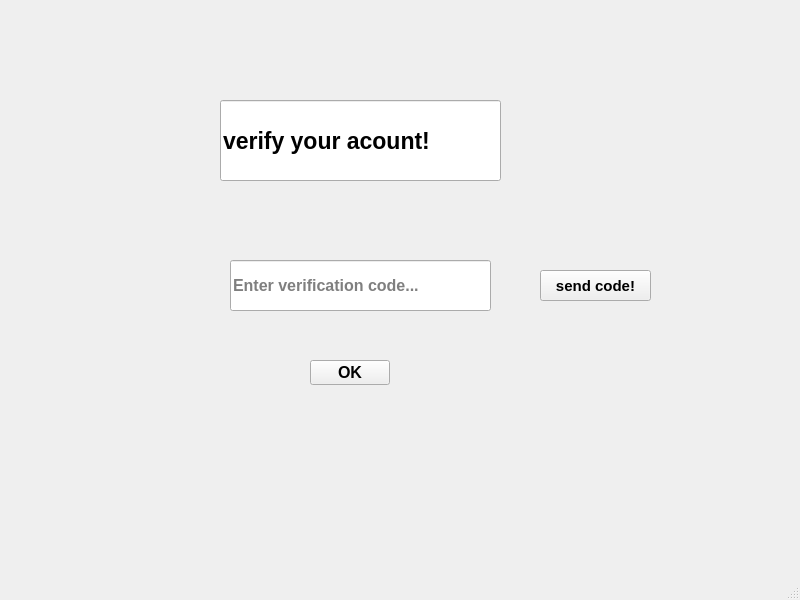
<?xml version="1.0" encoding="UTF-8"?>
<ui version="4.0">
 <class>code</class>
 <widget class="QMainWindow" name="code">
  <property name="geometry">
   <rect>
    <x>0</x>
    <y>0</y>
    <width>800</width>
    <height>600</height>
   </rect>
  </property>
  <property name="windowTitle">
   <string>MainWindow</string>
  </property>
  <property name="styleSheet">
   <string notr="true">background-image: url(:/new/prefix1/code.jpg);</string>
  </property>
  <widget class="QWidget" name="centralwidget">
   <widget class="QLineEdit" name="lineEdit">
    <property name="geometry">
     <rect>
      <x>220</x>
      <y>100</y>
      <width>281</width>
      <height>81</height>
     </rect>
    </property>
    <property name="font">
     <font>
      <pointsize>17</pointsize>
      <weight>75</weight>
      <bold>true</bold>
     </font>
    </property>
    <property name="styleSheet">
     <string notr="true">color: rgb(0, 0, 0);</string>
    </property>
    <property name="text">
     <string>verify your acount!</string>
    </property>
    <property name="readOnly">
     <bool>true</bool>
    </property>
   </widget>
   <widget class="QLineEdit" name="lineEdit_2">
    <property name="geometry">
     <rect>
      <x>230</x>
      <y>260</y>
      <width>261</width>
      <height>51</height>
     </rect>
    </property>
    <property name="font">
     <font>
      <pointsize>12</pointsize>
      <weight>75</weight>
      <bold>true</bold>
     </font>
    </property>
    <property name="styleSheet">
     <string notr="true">color: rgb(0, 0, 0);</string>
    </property>
    <property name="placeholderText">
     <string>Enter verification code...</string>
    </property>
   </widget>
   <widget class="QPushButton" name="pushButton">
    <property name="geometry">
     <rect>
      <x>310</x>
      <y>360</y>
      <width>80</width>
      <height>25</height>
     </rect>
    </property>
    <property name="font">
     <font>
      <pointsize>12</pointsize>
      <weight>75</weight>
      <bold>true</bold>
     </font>
    </property>
    <property name="styleSheet">
     <string notr="true">color: rgb(0, 0, 0);</string>
    </property>
    <property name="text">
     <string>OK</string>
    </property>
   </widget>
   <widget class="QPushButton" name="pushButton_2">
    <property name="geometry">
     <rect>
      <x>540</x>
      <y>270</y>
      <width>111</width>
      <height>31</height>
     </rect>
    </property>
    <property name="font">
     <font>
      <pointsize>11</pointsize>
      <weight>75</weight>
      <bold>true</bold>
     </font>
    </property>
    <property name="text">
     <string>send code!</string>
    </property>
   </widget>
  </widget>
  <widget class="QMenuBar" name="menubar">
   <property name="geometry">
    <rect>
     <x>0</x>
     <y>0</y>
     <width>800</width>
     <height>25</height>
    </rect>
   </property>
  </widget>
  <widget class="QStatusBar" name="statusbar"/>
 </widget>
 <resources/>
 <connections/>
</ui>
